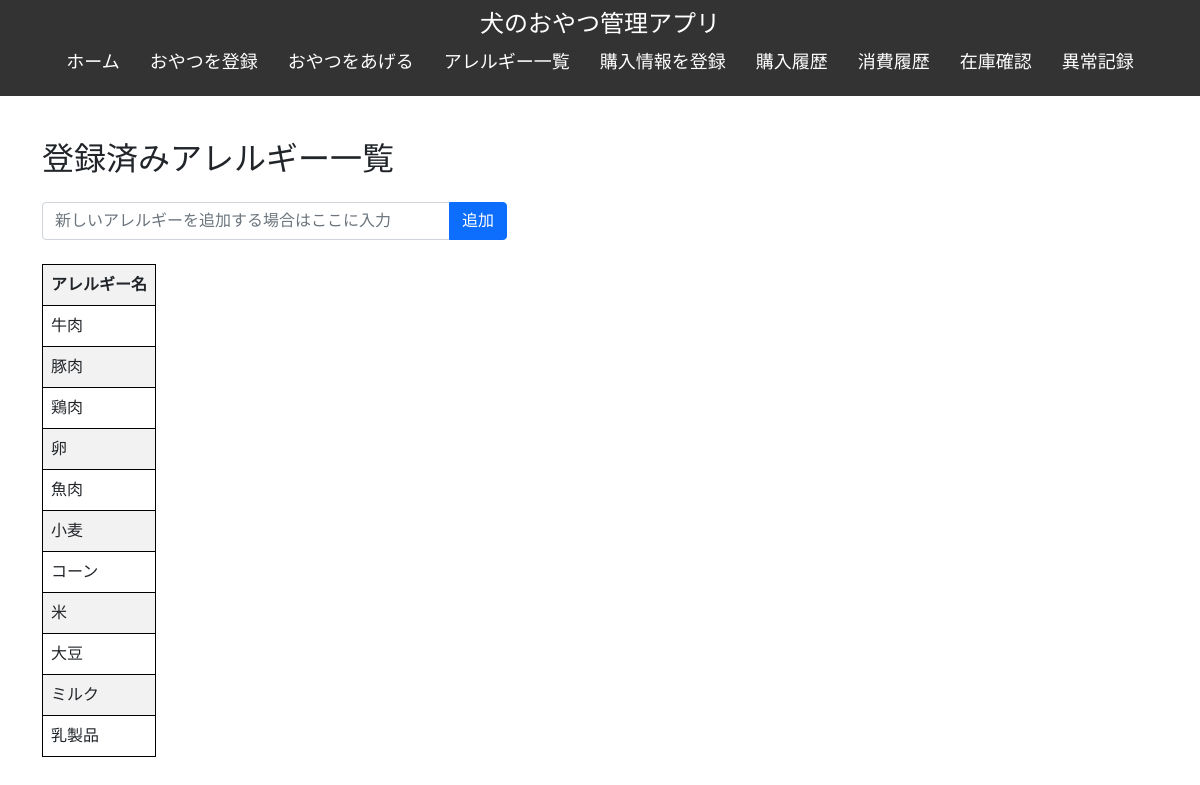
/allergies, run on the app's committed database.
### tables this page shows
CREATE TABLE allergies (
            id INTEGER PRIMARY KEY AUTOINCREMENT,
            name TEXT NOT NULL);

### app.py (the view)
@app.route('/allergies', methods=['GET', 'POST'])
def allergies():
    conn = get_db_connection()
    if request.method == 'POST':
        allergy_name = request.form['allergy_name']
        if allergy_name:  # 空のデータが送信されないようにチェック
            conn.execute('INSERT INTO allergies (name) VALUES (?)', (allergy_name,))
            conn.commit()
    allergies = conn.execute('SELECT id, name FROM allergies').fetchall()
    conn.close()
    return render_template('allergies.html', allergies=allergies)

### app.py (called while the page is built)
def get_db_connection():
    conn = sqlite3.connect('dog_treats.db')
    conn.row_factory = sqlite3.Row
    return conn

### templates/allergies.html
{% extends 'base.html' %}
{% block content %}
    <div class="container my-4">
        <h2 class="mb-4">登録済みアレルギー一覧</h2>
        <div class="col-md-5">
            <form method="POST" action="{{ url_for('allergies') }}" class="mb-4">
                <div class="input-group">
                    <input type="text" class="form-control" name="allergy_name" id="allergy_name" placeholder="新しいアレルギーを追加する場合はここに入力" required>
                    <button type="submit" class="btn btn-primary">追加</button>
                </div>
            </form>
        </div>
        <div class="col-md-2 ">
            <table class="table table-striped">
                <tr>
                    <th>アレルギー名</th>
                </tr>
                {% for allergy in allergies %}
                <tr>
                    <td>{{ allergy.name }}</td>
                </tr>
                {% endfor %}
            </table>
        </div>
    </div>
{% endblock %}

### static/style.css (style rules this page uses)
body { font-family: Arial, sans-serif; }
table { width: 100%; border-collapse: collapse; margin-top: 20px; }
table, th, td { border: 1px solid black; }
th, td { padding: 10px; text-align: left; }
.table { width: auto; max-width: 100%; table-layout: fixed; }
.table td, .table th { white-space: nowrap; max-width: 300px; overflow: hidden; text-overflow: ellipsis; }

### data on the page
allergies: name "牛肉"
allergies: name "豚肉"
allergies: name "鶏肉"
allergies: name "卵"
allergies: name "魚肉"
allergies: name "小麦"
allergies: name "コーン"
allergies: name "米"
allergies: name "大豆"
allergies: name "ミルク"
allergies: name "乳製品"
